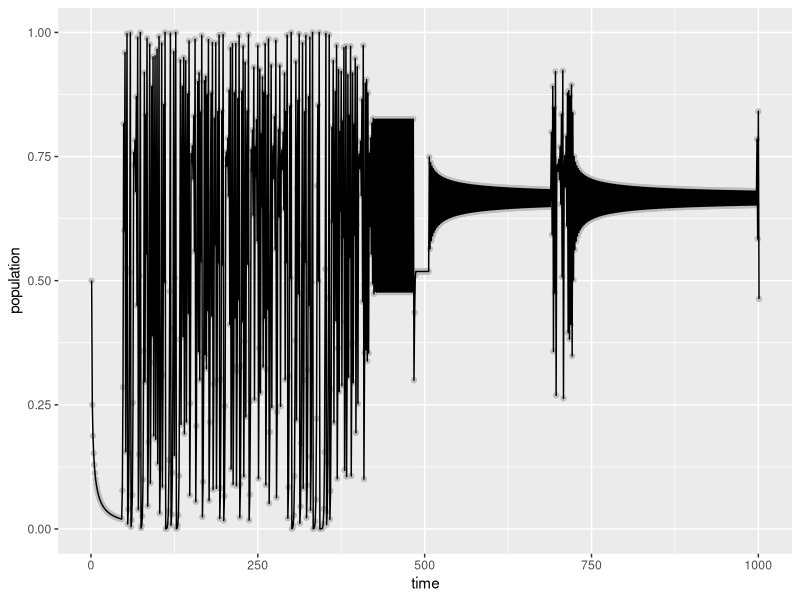

The R source for this figure:
library(magrittr)
library(ggplot2)
#### ----- Functions -----
buildMarkov <- function(nstates = 20, p.remain = .25, from = 1, to = 4, names = FALSE){
    mrkv <- matrix(data = NA, nrow = nstates, ncol = nstates)

    getDist <- function(nstates){
        d <- matrix(data = 0, nrow = nstates, ncol=nstates)
        for(i in 1:nstates){
            for(j in 1:nstates){
                d[i,j] <- abs(j-i)
            }
        }
        return(d)
    }
    
    getWeights <- function(distMatrix){
        w <- matrix(data = NA, nrow = nrow(distMatrix), ncol = ncol(distMatrix))
        for(i in 1:nrow(distMatrix)){
            rs <- sum(distMatrix[i,])
            for(j in 1:ncol(distMatrix)){
                w[i,j] <- ifelse(i == j, 0, abs(distMatrix[i,j] - rs))
            }
        }
        return(w)
    }
    
    d <- getDist(nstates)
    w <- getWeights(d)
    rsw <- rowSums(w)
    for(i in 1:nstates){
        mrkv[i, ] <- (1-p.remain) * w[i, ]/rsw[i]
    }
    
    if(names){
        ns <- seq(from = from, to = to, length.out = nstates)
        rownames(mrkv) <- ns
        colnames(mrkv) <- ns
    }
    
    return(mrkv + diag(p.remain, nstates, nstates))
}

getMoves <- function(states, transition.matrix, nsteps, init = 0){
    current.state <- ifelse(init == 0, sample(states, 1), init) # initial random state
    init.state <<- current.state
    moves <- numeric(length = nsteps)
    for(i in 1:nsteps){
        # check the current row of the transition matrix
        row.c <- which(states == current.state)
        # draw a random number from 0 to 1
        rn <- runif(1)
        # compare number with cumulative sum of pr on selected row
        # get new state from transition matrix row
        current.state <- states[which(transition.matrix[row.c, ] >= rn)[1]]
        # save to output vector
        moves[i] <- current.state    
    }
    return(moves)
}

logisticMapMarkov <- function(moves, x0){
    x <- c(x0)
    for(i in 1:length(moves)){
        r <- moves[i] # the Markov-chosen r-value
        x[i+1] <- r * x[i] * (1 - x[i]) # the logistic map
    }
    return(x)
}

#### ----- Set variables -----
nstates = 40
start = 1
end = 4
pr.remain = .995
init = 1 # setting to 0 uses a random number
nsteps = 1000
#### ----- Run model -----
set.seed(1778)
prtrans <- buildMarkov(nstates, pr.remain, start, end) %>% apply(1, cumsum) %>% t
states <- seq(start, end, length.out = nstates)
init <- ifelse(init == 0, init, states[which(states >= init)[1]])
m <- getMoves(states, prtrans, nsteps, init)

vals <- logisticMapMarkov(m, x0 = 0.5)
#### ----- Plot outcomes -----
vals.dt <- data.frame(time = 1:length(vals), population = vals, r_val = c(init.state, m))
g1 <- ggplot(vals.dt, aes(x = time, y = population))
g1 + geom_point(col = "grey") + geom_line(col = "black")
